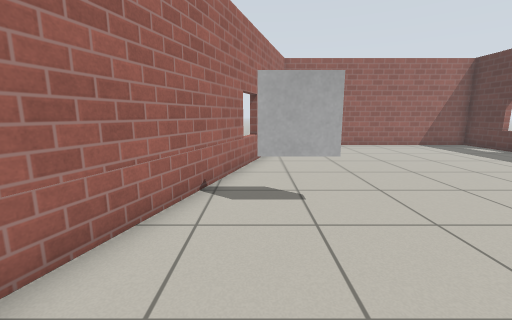
view 1 (above)

14 first-person views from a walk through a world built for the Gazebo simulator. The camera is 0.9 m above the floor, tilts 10° down and sees 90° across. The floor is counted in squares, 0.5 m on a side. Each view is taken from the middle of a square. On the plan, view 1 faces up. The plan holds only what a view shows up to about 15 squares ahead; the rest is blank. Simple patterns stand in for the simulator's built-in surfaces.

view 2
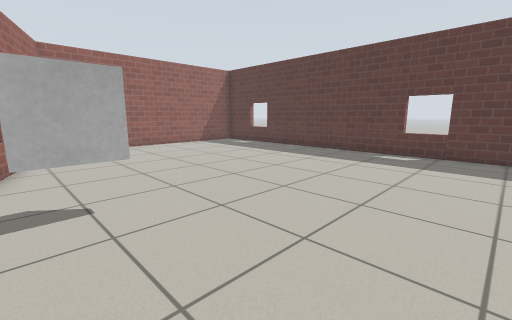

view 3
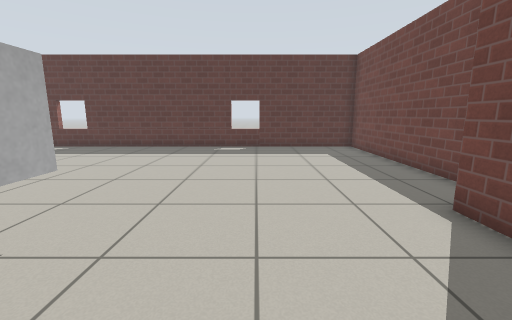

view 4
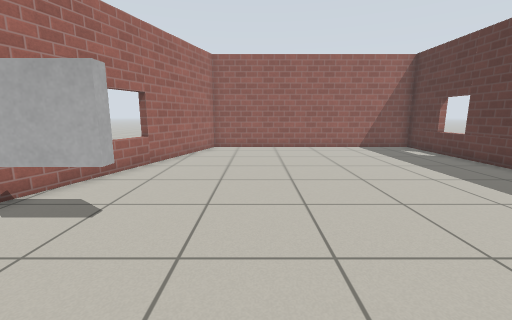

view 5
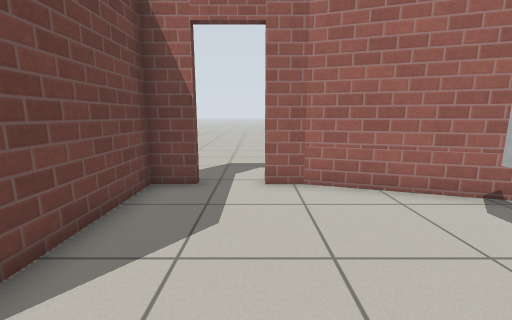

view 6
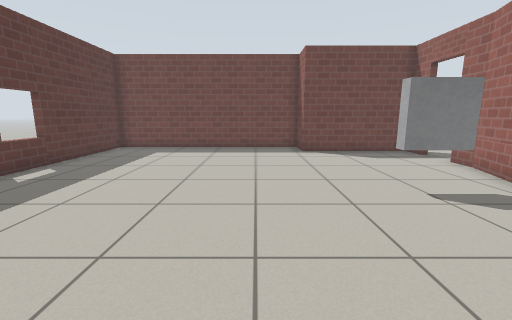

view 7
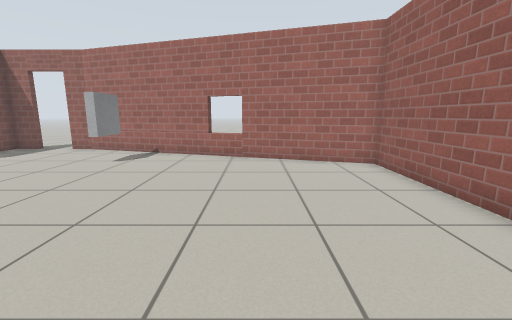

view 8
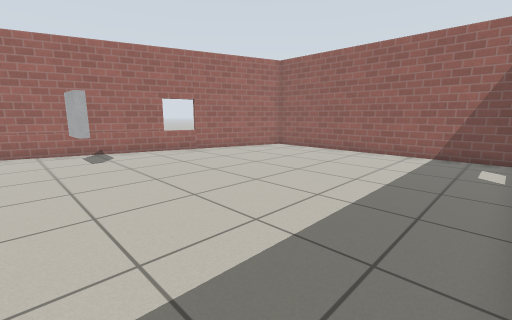

view 9
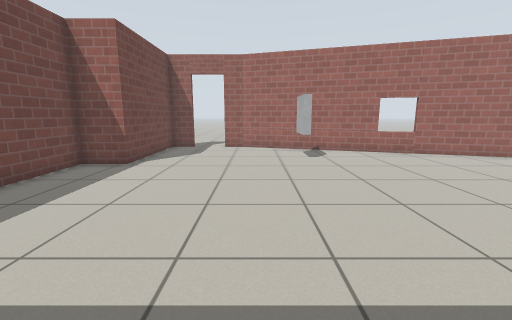

view 10
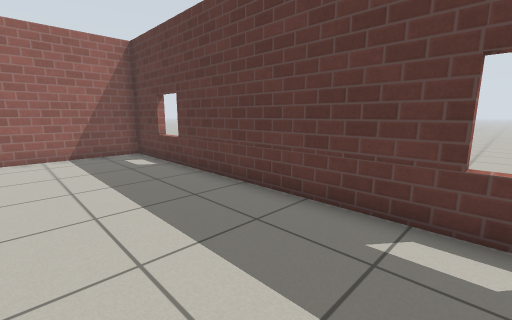

view 11
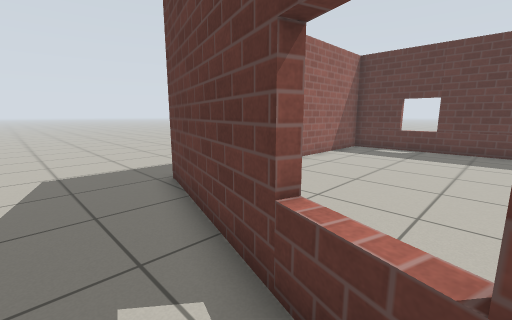

view 12
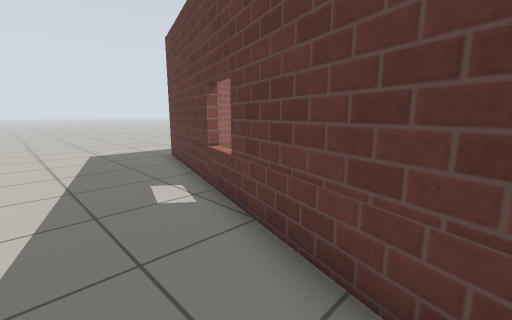

view 13
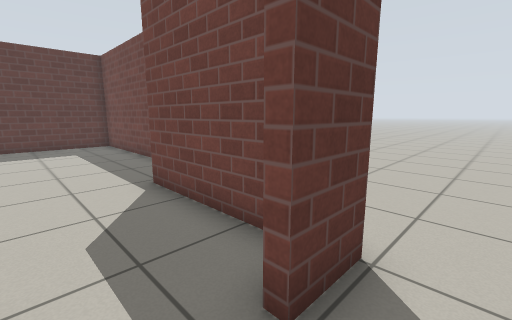

view 14
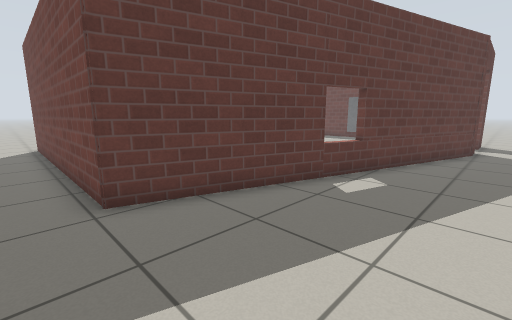

### Floor plan
Points are (right, up) in squares from view 1. A wall is a line through its corners. A room is listed if a view was taken in it or the views show most of it. See-through windows are left out.
Room 1 (views 1, 2, 3, 4, 5, 6, 7, 8, 9, 10)
walls: (-2.5, -0.5) (-2.5, -1.8) (2.7, -1.8) (2.7, -3.5) (12.6, -3.5) (12.6, 15.4) (1.6, 15.4) (-2.5, 2.3) (-2.5, 1.3)
ways out: open door at (-3, 0.5) to room 2
objects: window (0, 5) to (1, 5)
Room 2 (views 11, 12, 13, 14)
walls: (-2.8, 1.1) (-2.8, 2.3) (1.4, 15.7) (12.9, 15.7); (-2.8, -2.1) (-2.8, -0.5)
ways out: open door at (-3, 0.5) to room 1; opening at (-4, -2); opening at (14, 17)

Where each view was taken, in squares from view 1:
view 1: 0 up, 0 right, facing up
view 2: 0 up, 0 right, facing up-right
view 3: 2 up, 2 left, facing right
view 4: 1 up, 4 right, facing up
view 5: 1 up, 4 right, facing left
view 6: 11 up, 5 right, facing down
view 7: 11 up, 11 right, facing left
view 8: 3 up, 12 right, facing up-left
view 9: 3 up, 12 right, facing left
view 10: 3 up, 8 right, facing up-right
view 11: 9 up, 2 left, facing up-right
view 12: 5 up, 4 left, facing up-right
view 13: 1 up, 4 left, facing down-right
view 14: 17 up, 4 left, facing down-right
